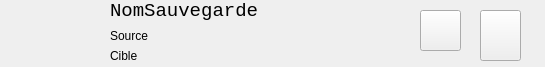
<?xml version="1.0" encoding="UTF-8"?>
<ui version="4.0">
 <class>BackupWidget</class>
 <widget class="QWidget" name="BackupWidget">
  <property name="geometry">
   <rect>
    <x>0</x>
    <y>0</y>
    <width>545</width>
    <height>67</height>
   </rect>
  </property>
  <property name="windowTitle">
   <string>Form</string>
  </property>
  <widget class="QLabel" name="icon">
   <property name="geometry">
    <rect>
     <x>30</x>
     <y>10</y>
     <width>41</width>
     <height>41</height>
    </rect>
   </property>
   <property name="text">
    <string/>
   </property>
   <property name="alignment">
    <set>Qt::AlignCenter</set>
   </property>
  </widget>
  <widget class="QPushButton" name="trashButton">
   <property name="geometry">
    <rect>
     <x>480</x>
     <y>10</y>
     <width>41</width>
     <height>51</height>
    </rect>
   </property>
   <property name="text">
    <string/>
   </property>
  </widget>
  <widget class="QWidget" name="layoutWidget">
   <property name="geometry">
    <rect>
     <x>110</x>
     <y>0</y>
     <width>291</width>
     <height>63</height>
    </rect>
   </property>
   <layout class="QVBoxLayout" name="verticalLayout">
    <item>
     <widget class="QLabel" name="BackupName">
      <property name="font">
       <font>
        <family>Monospace</family>
        <pointsize>14</pointsize>
       </font>
      </property>
      <property name="text">
       <string>NomSauvegarde</string>
      </property>
     </widget>
    </item>
    <item>
     <widget class="QLabel" name="BackupSource">
      <property name="lineWidth">
       <number>1</number>
      </property>
      <property name="text">
       <string>Source</string>
      </property>
     </widget>
    </item>
    <item>
     <widget class="QLabel" name="BackupCible">
      <property name="text">
       <string>Cible</string>
      </property>
     </widget>
    </item>
   </layout>
  </widget>
  <widget class="QPushButton" name="decryptButton">
   <property name="geometry">
    <rect>
     <x>420</x>
     <y>10</y>
     <width>41</width>
     <height>41</height>
    </rect>
   </property>
   <property name="text">
    <string/>
   </property>
  </widget>
 </widget>
 <resources/>
 <connections/>
</ui>
